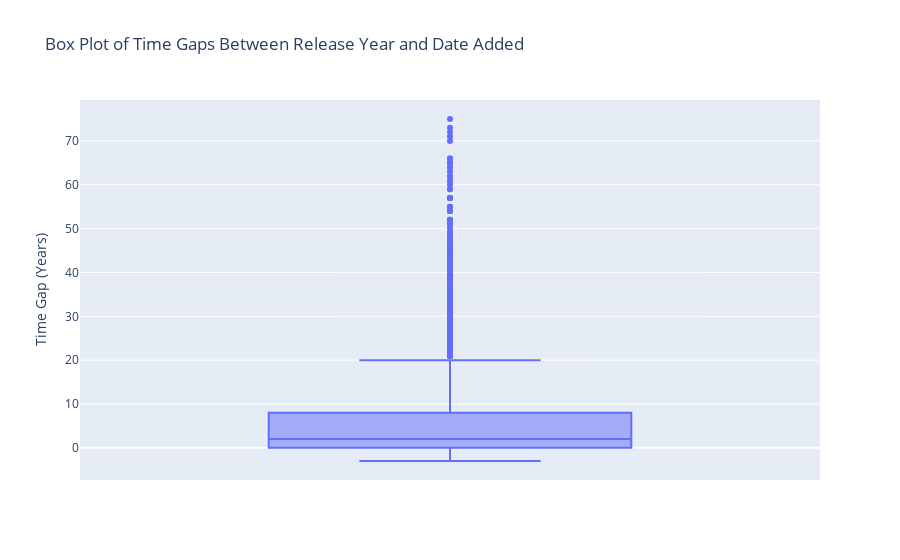

Source (notebook cell):
### Code cell
import plotly.express as px

# Assuming your DataFrame is named 'df'
# Convert 'date_added' to datetime if it's not already
df['date_added'] = pd.to_datetime(df['date_added'], errors='coerce')

# Calculate the time gap between release year and date added
df['time_gap'] = df['date_added'].dt.year - df['release_year']

# Create a box plot
fig = px.box(df, y='time_gap',
             labels={'time_gap': 'Time Gap (Years)'},
             title='Box Plot of Time Gaps Between Release Year and Date Added')

# Show the plot
fig.show()

### Figure 1 — Plotly figure (JSON) as saved in the notebook; plotly's stock layout.template omitted (floating-point values rounded to 4 significant figures; data arrays with more than 128 entries replaced by an {"elided": "..."} marker saying what was removed)
{"data": [{"alignmentgroup": "True", "hovertemplate": "Time Gap (Years)=%{y}<extra></extra>", "legendgroup": "", "marker": {"color": "#636efa"}, "name": "", "notched": false, "offsetgroup": "", "orientation": "v", "showlegend": false, "type": "box", "x0": " ", "xaxis": "x", "y": {"elided": "5311 int values"}, "y0": " ", "yaxis": "y"}], "layout": {"boxmode": "group", "legend": {"tracegroupgap": 0}, "title": {"text": "Box Plot of Time Gaps Between Release Year and Date Added"}, "xaxis": {"anchor": "y", "domain": [0, 1]}, "yaxis": {"anchor": "x", "domain": [0, 1], "title": {"text": "Time Gap (Years)"}}}}
